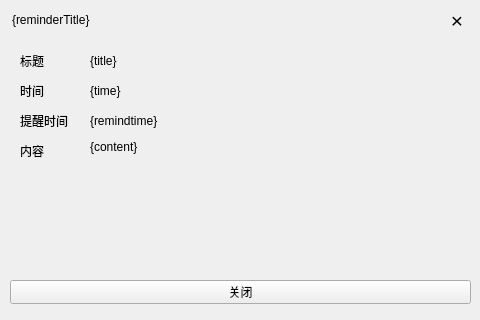
<?xml version="1.0" encoding="UTF-8"?>
<ui version="4.0">
 <class>Detail</class>
 <widget class="QWidget" name="Detail">
  <property name="geometry">
   <rect>
    <x>0</x>
    <y>0</y>
    <width>480</width>
    <height>320</height>
   </rect>
  </property>
  <property name="minimumSize">
   <size>
    <width>480</width>
    <height>320</height>
   </size>
  </property>
  <property name="maximumSize">
   <size>
    <width>480</width>
    <height>320</height>
   </size>
  </property>
  <property name="windowIcon">
   <iconset resource="../Resources/resources.qrc">
    <normaloff>:/res/img/Logo1x1.png</normaloff>:/res/img/Logo1x1.png</iconset>
  </property>
  <property name="windowOpacity">
   <double>0.992000000000000</double>
  </property>
  <widget class="QWidget" name="horizontalLayoutWidget_2">
   <property name="geometry">
    <rect>
     <x>0</x>
     <y>0</y>
     <width>481</width>
     <height>41</height>
    </rect>
   </property>
   <layout class="QHBoxLayout" name="TopBar">
    <property name="spacing">
     <number>0</number>
    </property>
    <property name="leftMargin">
     <number>12</number>
    </property>
    <property name="rightMargin">
     <number>12</number>
    </property>
    <item alignment="Qt::AlignLeft|Qt::AlignVCenter">
     <widget class="QLabel" name="reminderDetail">
      <property name="minimumSize">
       <size>
        <width>72</width>
        <height>36</height>
       </size>
      </property>
      <property name="maximumSize">
       <size>
        <width>255</width>
        <height>36</height>
       </size>
      </property>
      <property name="tabletTracking">
       <bool>false</bool>
      </property>
      <property name="autoFillBackground">
       <bool>false</bool>
      </property>
      <property name="styleSheet">
       <string notr="true"/>
      </property>
      <property name="frameShadow">
       <enum>QFrame::Plain</enum>
      </property>
      <property name="text">
       <string>{reminderTitle}</string>
      </property>
      <property name="scaledContents">
       <bool>true</bool>
      </property>
      <property name="alignment">
       <set>Qt::AlignLeading|Qt::AlignLeft|Qt::AlignVCenter</set>
      </property>
     </widget>
    </item>
    <item alignment="Qt::AlignRight">
     <widget class="closeBtn" name="closeBtn">
      <property name="sizePolicy">
       <sizepolicy hsizetype="Minimum" vsizetype="Minimum">
        <horstretch>0</horstretch>
        <verstretch>0</verstretch>
       </sizepolicy>
      </property>
      <property name="minimumSize">
       <size>
        <width>24</width>
        <height>24</height>
       </size>
      </property>
      <property name="maximumSize">
       <size>
        <width>24</width>
        <height>24</height>
       </size>
      </property>
      <property name="font">
       <font>
        <pointsize>16</pointsize>
       </font>
      </property>
      <property name="cursor">
       <cursorShape>PointingHandCursor</cursorShape>
      </property>
      <property name="tabletTracking">
       <bool>true</bool>
      </property>
      <property name="styleSheet">
       <string notr="true"/>
      </property>
      <property name="text">
       <string>×</string>
      </property>
      <property name="scaledContents">
       <bool>true</bool>
      </property>
      <property name="alignment">
       <set>Qt::AlignCenter</set>
      </property>
     </widget>
    </item>
   </layout>
  </widget>
  <widget class="QPushButton" name="pushButton">
   <property name="geometry">
    <rect>
     <x>10</x>
     <y>280</y>
     <width>461</width>
     <height>24</height>
    </rect>
   </property>
   <property name="text">
    <string>关闭</string>
   </property>
  </widget>
  <widget class="QLabel" name="Time">
   <property name="geometry">
    <rect>
     <x>20</x>
     <y>80</y>
     <width>51</width>
     <height>21</height>
    </rect>
   </property>
   <property name="text">
    <string>时间</string>
   </property>
  </widget>
  <widget class="QLabel" name="Title">
   <property name="geometry">
    <rect>
     <x>20</x>
     <y>50</y>
     <width>51</width>
     <height>21</height>
    </rect>
   </property>
   <property name="text">
    <string>标题</string>
   </property>
  </widget>
  <widget class="QLabel" name="Title2">
   <property name="geometry">
    <rect>
     <x>90</x>
     <y>50</y>
     <width>281</width>
     <height>21</height>
    </rect>
   </property>
   <property name="text">
    <string>{title}</string>
   </property>
  </widget>
  <widget class="QLabel" name="Time2">
   <property name="geometry">
    <rect>
     <x>90</x>
     <y>80</y>
     <width>281</width>
     <height>21</height>
    </rect>
   </property>
   <property name="text">
    <string>{time}</string>
   </property>
  </widget>
  <widget class="QLabel" name="Content">
   <property name="geometry">
    <rect>
     <x>20</x>
     <y>140</y>
     <width>51</width>
     <height>21</height>
    </rect>
   </property>
   <property name="text">
    <string>内容</string>
   </property>
  </widget>
  <widget class="QLabel" name="Remind2">
   <property name="geometry">
    <rect>
     <x>90</x>
     <y>110</y>
     <width>281</width>
     <height>21</height>
    </rect>
   </property>
   <property name="text">
    <string>{remindtime}</string>
   </property>
  </widget>
  <widget class="QLabel" name="Content2">
   <property name="geometry">
    <rect>
     <x>90</x>
     <y>140</y>
     <width>281</width>
     <height>111</height>
    </rect>
   </property>
   <property name="text">
    <string>{content}</string>
   </property>
   <property name="alignment">
    <set>Qt::AlignLeading|Qt::AlignLeft|Qt::AlignTop</set>
   </property>
  </widget>
  <widget class="QLabel" name="Reimind">
   <property name="geometry">
    <rect>
     <x>20</x>
     <y>110</y>
     <width>61</width>
     <height>21</height>
    </rect>
   </property>
   <property name="text">
    <string>提醒时间</string>
   </property>
  </widget>
 </widget>
 <customwidgets>
  <customwidget>
   <class>closeBtn</class>
   <extends>QLabel</extends>
   <header location="global">View.ExtendedClasses</header>
  </customwidget>
 </customwidgets>
 <resources>
  <include location="../Resources/resources.qrc"/>
 </resources>
 <connections>
  <connection>
   <sender>pushButton</sender>
   <signal>clicked()</signal>
   <receiver>Detail</receiver>
   <slot>closeDetail()</slot>
   <hints>
    <hint type="sourcelabel">
     <x>351</x>
     <y>293</y>
    </hint>
    <hint type="destinationlabel">
     <x>445</x>
     <y>242</y>
    </hint>
   </hints>
  </connection>
 </connections>
 <slots>
  <slot>closeDetail()</slot>
 </slots>
</ui>
